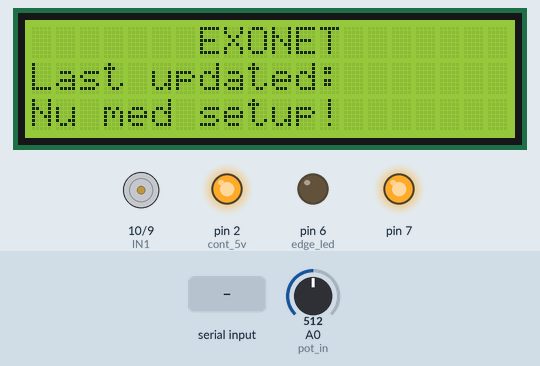
Bench run of a sketch on a simulated Arduino Uno, built with avr-gcc and run on an emulated ATmega328P. Parts: 20×3 character LCD, motor-driver pin pairs drawn as motors (green arrow = first pin HIGH = forward, orange = second pin HIGH = backward, longer = more drive), output pins drawn as LEDs (lit = HIGH). Inputs (shaded band) come from the test bench; at power-on: A0 (pot_in) = 512. What the sketch prints to the serial monitor is not drawn.

Above: at 1.5 s.
1.6 s: A0 (pot_in) set to 630
3.1 s: A0 (pot_in) set to 654
At 3.7 s:
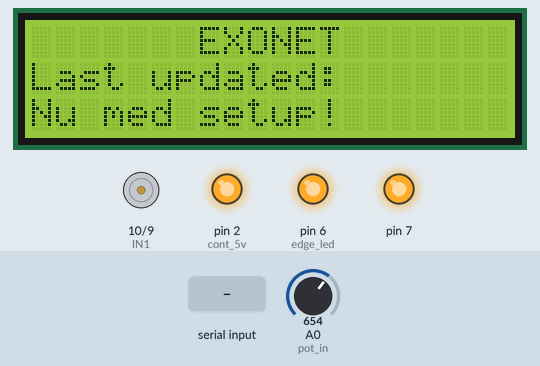
4.6 s: "/\n" received over Serial
At 6.3 s:
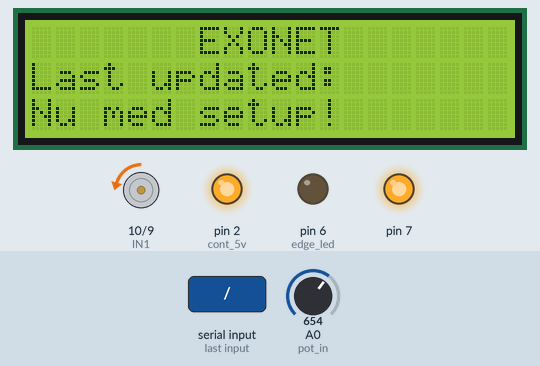
6.6 s: "velocity\n" received over Serial
At 7.7 s:
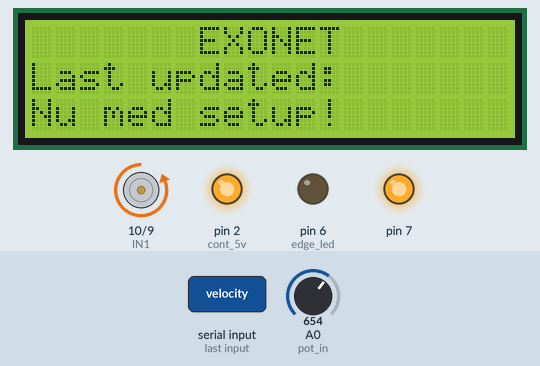
Timing chart, 0 to 9.1 s (numbered marks = the images above; inputs shaded):
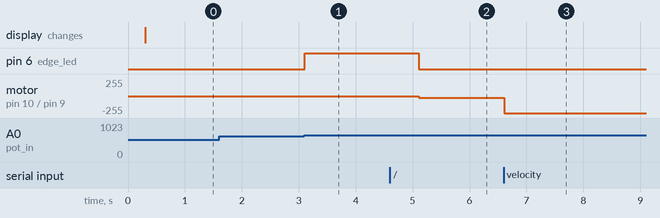

The sketch:

EXO_arduino.ino
```cpp
// Last edited:
String date = "06-12-2023";
// Comment:
String comment = "Nu med setup!";

#include <LiquidCrystal_I2C.h>
#include  <Wire.h>

int row = 0;

LiquidCrystal_I2C lcd(0x27,  20, 3);

// Pins for H-bridge
const int IN1=10;
const int IN2=9;

// Pins for potmeter
const int pot_in = A0;

const int cont_in = A2;
const int cont_5v = 2;

const int edge_led = 6;

bool CW = true;
bool CCW = false;
bool moving = true;     // Tracks the movement of the motor

int upLimit = 120;
int downLimit = 50;

int tPos = 90;
int percent = 0;

float time = 0;
float prevTime = 0;
float pos = 0;
float prevPos = 0;
int read = 0;
int waitTime = 20;

int counter = 0;        // Encoder counter
int currentStateCLK;    // Current state of second output from the encoder
int previousStateCLK;   // Previous state of second output from the encoder
String encdir = "";     // Keeps track of encoder direction (CW or CCW)
String data;            // Holds the latest recived data from the serial

unsigned long start_time = 0;
unsigned long old_time = 0;
unsigned long change_time = 0;

String mode = "velocity";
char sepperator = '\n';

void setup() {
  // Set pinmodes for the rest
  pinMode (pot_in,INPUT);
  pinMode (cont_in,INPUT);
  pinMode (cont_5v,OUTPUT);
  digitalWrite(cont_5v, HIGH);

  pinMode (edge_led,OUTPUT);
  digitalWrite(edge_led, LOW);

  // LCD power pin
  pinMode(7, OUTPUT);
  digitalWrite(7, HIGH);

  //initialize lcd screen
  lcd.init();
  // turn on the backlight
  lcd.backlight();

  // Start serial and send a welcome message
  Serial.begin(9600);
  delay(200);

  // Serial.println("Enter velocity -100 to 100 followed by comma");
  lcd.setCursor(7,0);
  lcd.print("EXONET");
  lcd.setCursor(0,1);
  lcd.print("Last updated:");
  lcd.setCursor(0,2);
  lcd.print(date);
  lcd.setCursor(0,3);
  lcd.print(comment);
  start_time = millis();
}

void loop() {
  if(millis()<start_time+2){
    return;
  }
  old_time = start_time;
  start_time = millis();

  if(Serial.available()){                       // If a command is present in the terminal
    data = Serial.readStringUntil(sepperator);         // Read until the sepparating comma
    Serial.read();                            // Empty the remaining serial text
    // lcdData(data);
    if (data[0] == '/'){
      mode = "position";
      data = data.substring(1);
      tPos = data.toInt();                 // Convert the recieved command to an integer
    } else {
      mode = "velocity";
      percent = data.toInt();                 // Convert the recieved command to an integer
      percent = percent - 1000;
      percent = constrain(percent, -100, 100);     // Make sure it is within bounds

      // if (data == "stop"){
      //   brake();
      //   // Serial.println("Braking");
      // } else
      if (percent < -0){
        if (moving == CW){
          stop();
          // Serial.println("Pausing... ");
          change_time = millis();
          moving = CCW;
        } else if (millis()>change_time+500){
          percent = map(percent, -1, -100, -10, -100);
          // Serial.println("Going CW at " + String(-percent));
          motorSpeed(CCW, -percent);
        }

      } else if (percent > 0){
        if (moving == CCW){
          stop();
          // Serial.println("Pausing... ");
          change_time = millis();
          moving = CW;
        } else if (millis()>change_time+500){
          percent = map(percent, 1, 100, 10, 100);
          // Serial.println("Going CCW at " + String(percent));
          motorSpeed(CW, percent);
        }
      } else {
        // Serial.println("Stopped");
        stop();
      }
    }
  }

  // Loop consists of two parts: first the arduino reads from serial and moves the motor, then it measures the encoder and sends it back.
  if(mode == "velocity"){
    delay(0);
  } else if(mode == "position"){
    int angle = getJointAngle();
    if (angle >= tPos+5){
      if (moving == CW){
          stop();
          // Serial.println("Pausing... ");
          delay(500);
        }
        // Moving down
        motorSpeed(CCW, 10); //angle-tPos+10
        moving = CCW;
    } else if (angle <= tPos-5){
      if (moving == CCW){
          stop();
          // Serial.println("Pausing... ");
          delay(500);
        }
        // Moving up
        motorSpeed(CW, tPos-angle+10);
        moving = CW;
    } else {
      // Serial.println("POSITION STOP");
      stop();
    }
    // Serial.println(String(angle) + "   " + String(tPos) + "   " + String(angle-tPos));0

  } else if(mode == "potmeter"){
    int read = analogRead(cont_in);
    int percent = map(1023-read, 0, 1023, -50, 50);

    if (percent <= -10){
      Serial.println("Going CCW at " + String(-percent));
      motorSpeed(CCW, -percent);
      moving = CCW;

    } else if (percent >= 10){
      Serial.println("Going CW at " + String(percent));
      motorSpeed(CW, percent);
      moving = CW;

    } else {
      // Serial.println("Stopped");
      stop();
    }
  }
  checkJointLimits();


  read = analogRead(pot_in);
  // Serial.println(read);

  // prevPos = pos;
  // pos = map(1023-read, 0, 1023, -30, 210);
  // int vel = (pos - prevPos)/((time - prevTime)/1000);
  Serial.print(String(read) + sepperator);
  // delay(waitTime);

  // Serial.println(start_time - old_time);
}

void motorSpeed(bool direction,int speed)
{
  int pwm=map(speed, 0, 100, 0, 255);
  if (direction == CW && getJointAngle() <= upLimit)
  {
   analogWrite(IN1,pwm);
   analogWrite(IN2,LOW);
  } else if (direction == CCW && getJointAngle() >= downLimit) {
   analogWrite(IN2,pwm);
   analogWrite(IN1,LOW);
  }
}

int getJointAngle(){
  int angle = map(analogRead(pot_in), 0, 1023, -30, 210);
  // Serial.println(angle);
  return angle;
}

void checkJointLimits(){
  if (moving == CCW && getJointAngle() <= downLimit)
  {
    digitalWrite(edge_led, HIGH);
    stop();
    // Serial.println("LOWER");
  } else if (moving == CW && getJointAngle() >= upLimit) {
    digitalWrite(edge_led, HIGH);
    stop();
  //  Serial.println("UPPER");
  } else {
    digitalWrite(edge_led, LOW);
  }
}

void brake()
{
  analogWrite(IN1,HIGH);
  analogWrite(IN2,HIGH);
}

void stop()
{
  analogWrite(IN1,LOW);
  analogWrite(IN2,LOW);
}

void lcdData(String text){
  lcd.setCursor(0,row);
  lcd.print("            ");
  lcd.setCursor(0,row);
  lcd.print(data);
  row ++;
  if (row>3){
    row = 0;
  }
}

//🤡
/*
// Pins for H-bridge
const int IN1=10;
const int IN2=9;

// Pins for potmeter
const int pot_in = A0;

const int cont_in = A2;
const int cont_5v = 2;

bool CW = true;
bool CCW = false;
bool moving = true;     // Tracks the movement of the motor

int upLimit = 135;
int downLimit = 50;

int tPos = 90;
int percent = 0;

float time = 0;
float prevTime = 0;
float pos = 0;
float prevPos = 0;
int read = 0;
int waitTime = 10;

int counter = 0;        // Encoder counter
int currentStateCLK;    // Current state of second output from the encoder
int previousStateCLK;   // Previous state of second output from the encoder
String encdir = "";     // Keeps track of encoder direction (CW or CCW)
String data;            // Holds the latest recived data from the serial

String mode = "velocity";
char sepperator = '\n';
  // Serial.println("Enter velocity -100 to 100 followed by comma");

void setup() {
  // Set pinmodes for the rest
  pinMode (pot_in,INPUT);
  pinMode (cont_in,INPUT);
  pinMode (cont_5v,OUTPUT);
  digitalWrite(cont_5v, HIGH);

  pinMode (edge_led,OUTPUT);
  digitalWrite(edge_led, LOW);

  // LCD power pin
  pinMode(7, OUTPUT);
  digitalWrite(7, HIGH);

  //initialize lcd screen
  lcd.init();
  // turn on the backlight
  lcd.backlight();

  // Start serial and send a welcome message
  Serial.begin(9600);
  delay(200);

  // Serial.println("Enter velocity -100 to 100 followed by comma");
  lcd.setCursor(7,0);
  lcd.print("EXONET");
  lcd.setCursor(0,1);
  lcd.print("Last updated:");
  lcd.setCursor(0,2);
  lcd.print(date);
  lcd.setCursor(0,3);
  lcd.print(comment);
  start_time = millis();
}

void loop() {
  if(Serial.available()){                       // If a command is present in the terminal
    data = Serial.readStringUntil(sepperator);         // Read until the sepparating comma
    Serial.read();                            // Empty the remaining serial text

    if (data[0] == '/'){
      mode = "position";
      data = data.substring(1);
      tPos = data.toInt();                 // Convert the recieved command to an integer
    } else {
      mode = "velocity";
      percent = data.toInt();                 // Convert the recieved command to an integer
      percent = constrain(percent, -100, 100);     // Make sure it is within bounds

      // if (data == "stop"){
      //   brake();
      //   // Serial.println("Braking");
      // } else
      if (percent <= -10){
        if (moving == CCW){
          stop();
          // Serial.println("Pausing... ");
          delay(500);

void setup() {
  // Set pinmodes for the rest
  pinMode (pot_in,INPUT);
  pinMode (cont_in,INPUT);
  pinMode (cont_5v,OUTPUT);
  digitalWrite(cont_5v, HIGH);

  // Start serial and send a welcome message
  Serial.begin(9600);
  delay(200);
  // Serial.println("Enter velocity -100 to 100 followed by comma");
}

void loop() {
  if(Serial.available()){                       // If a command is present in the terminal
    data = Serial.readStringUntil(sepperator);         // Read until the sepparating comma
    Serial.read();                            // Empty the remaining serial text

    if (data[0] == '/'){
      mode = "position";
      data = data.substring(1);
      tPos = data.toInt();                 // Convert the recieved command to an integer
    } else {
      mode = "velocity";
      percent = data.toInt();                 // Convert the recieved command to an integer
      percent = percent - 100;
      percent = constrain(percent, -100, 100);     // Make sure it is within bounds

      // if (data == "stop"){
      //   brake();
      //   // Serial.println("Braking");
      // } else
      if (percent <= -10){
        if (moving == CCW){
          stop();
          // Serial.println("Pausing... ");
          delay(500);
        }
        // Serial.println("Going CW at " + String(-percent));
        motorSpeed(CW, -percent);
        moving = CW;

      } else if (percent >= 10){
        if (moving == CW){
          stop();
          // Serial.println("Pausing... ");
          delay(500);
        }
        // Serial.println("Going CCW at " + String(percent));
        motorSpeed(CCW, percent);
        moving = CCW;

      } else {
        // Serial.println("Stopped");
        stop();
      }
    }
  }

  // Loop consists of two parts: first the arduino reads from serial and moves the motor, then it measures the encoder and sends it back.
  if(mode == "velocity"){
    delay(2);
  } else if(mode == "position"){
    int angle = getJointAngle();
    if (angle >= tPos+10){
      if (moving == CCW){
          stop();
          // Serial.println("Pausing... ");
          delay(500);
        }
        // Moving down
        motorSpeed(CW, 10); //angle-tPos+10
        moving = CW;
    } else if (angle <= tPos-10){
      if (moving == CW){
          stop();
          // Serial.println("Pausing... ");
          delay(500);
        }
        // Moving up
        motorSpeed(CCW, tPos-angle+10);
        moving = CCW;
    } else {
      stop();
    }
    // Serial.println(String(angle) + "   " + String(tPos) + "   " + String(angle-tPos));0

  } else if(mode == "potmeter"){
    int read = analogRead(cont_in);
    int percent = map(1023-read, 0, 1023, -50, 50);

    if (percent <= -10){
      Serial.println("Going CW at " + String(-percent));
      motorSpeed(CW, -percent);
      moving = CW;

    } else if (percent >= 10){
      Serial.println("Going CCW at " + String(percent));
      motorSpeed(CCW, percent);
      moving = CCW;

    } else {
      Serial.println("Stopped");
      stop();
    }
  }
  checkJointLimits();

  prevTime = time;
  time = millis();
  read = analogRead(pot_in);
  // Serial.println(read);

  prevPos = pos;
  pos = map(1023-read, 0, 1023, -30, 210);
  int vel = (pos - prevPos)/((time - prevTime)/1000);
 // Serial.print(String(int(pos)) + sepperator + String(vel) + sepperator);
  Serial.println(read);
  delay(waitTime);
}

void motorSpeed(bool direction,int speed)
{
  int pwm=map(speed, 0, 100, 0, 255);
  if (direction == CW && getJointAngle() >= downLimit)
  {
   analogWrite(IN1,pwm);
   analogWrite(IN2,LOW);
  } else if (direction == CCW && getJointAngle() <= upLimit) {
   analogWrite(IN2,pwm);
   analogWrite(IN1,LOW);
  }
}

int getJointAngle(){
  int angle = map(analogRead(pot_in), 0, 1023, -30, 210);
  // Serial.println(angle);
  return angle;
}

void checkJointLimits(){
  if (moving == CW && getJointAngle() <= downLimit)
  {
   stop();
  } else if (moving == CCW && getJointAngle() >= upLimit) {
   stop();
  }
}

void brake()
{
  analogWrite(IN1,HIGH);
  analogWrite(IN2,HIGH);
}

void stop()
{
  analogWrite(IN1,LOW);
  analogWrite(IN2,LOW);
}

//🤡
*/
```

Measured:
- the behaviour switches between 639 and 640 on A0 (pot_in) (found by bisection; images 0 and 1)
- after the input at 1.6 s, every drawn part: stays the same
- after the input at 3.1 s, pin 6 (edge_led): LOW → HIGH at once
- after the input at 4.6 s, pin 6 (edge_led): HIGH → LOW after 0.51 s; motor on pin 10 (IN1) / pin 9 (IN2): stopped → backward 25/255 after 0.51 s
- after the input at 6.6 s, motor on pin 10 (IN1) / pin 9 (IN2): backward 25/255 → backward 255/255 at once
